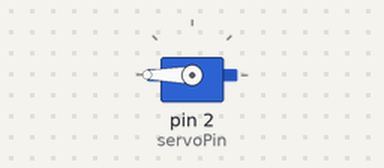
This sketch was run on a simulated Arduino Uno, built with avr-gcc and run on an emulated ATmega328P. On the bench: servo.

Above: at 0.05 s.
At 5.0 s:
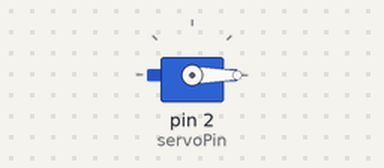
Timing chart, 0 to 6.5 s (numbered marks = the images above):
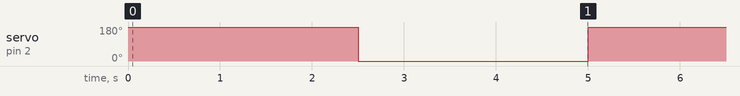

Measured:
- by itself, servo on pin 2 (servoPin): alternates 180° for 2.5 s and 0° for 2.5 s

The sketch:

Gripper.ino
```cpp
#include <Servo.h>

const int servoPin = 2;
Servo gripperServo;

void setup() {
  gripperServo.attach(servoPin);
}

void loop() {
  moveServo(180);  // Open gripper
  delay(2000);
  moveServo(0);    // Close gripper
  delay(2000);
}

void moveServo(int angle) {
  gripperServo.write(angle);
  delay(500);
}
```
